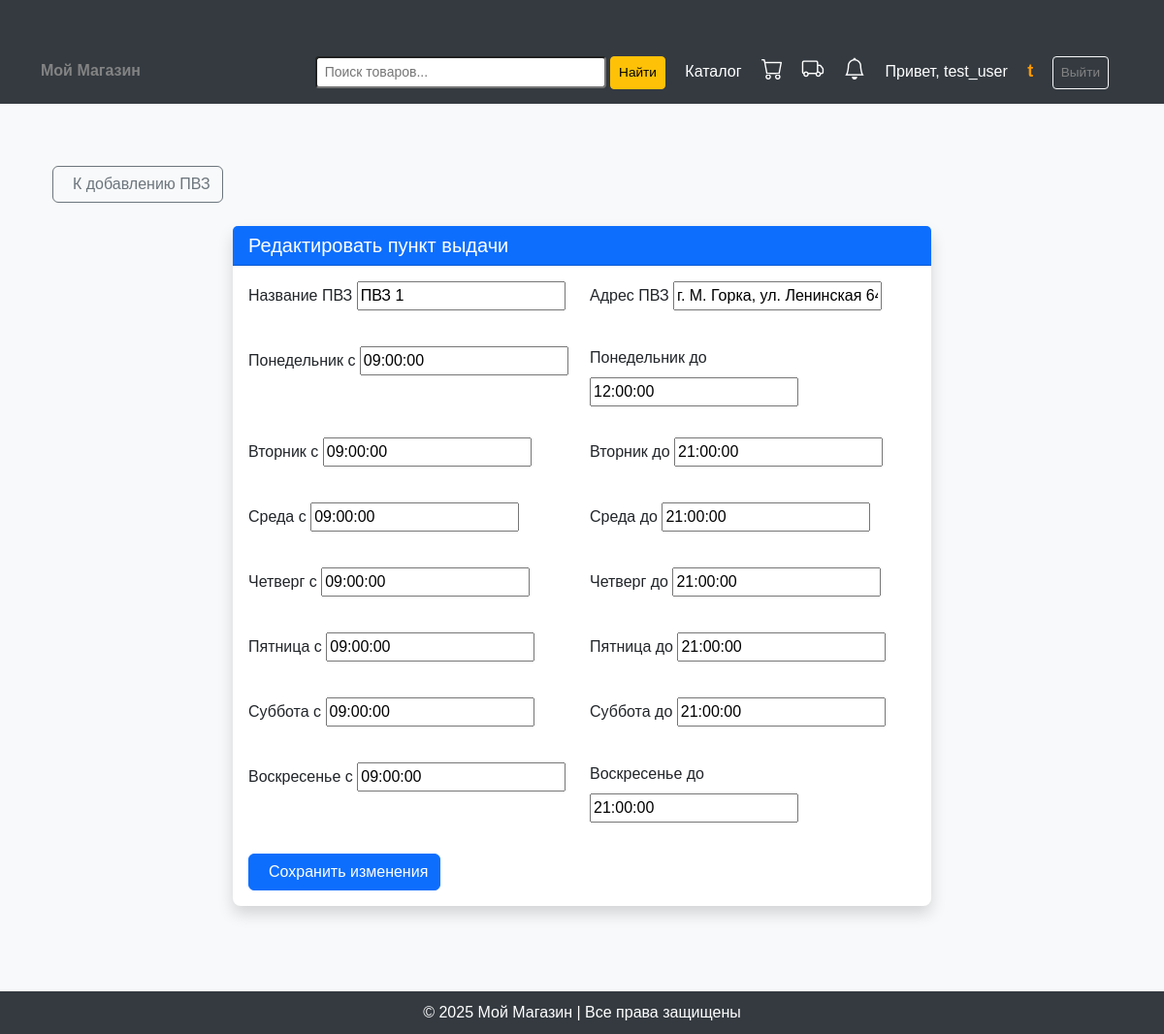
/accounts/edit/1/ (signed in), run on the app's committed database.
### accounts/models.py (models this page shows, shortened)
class PickupPoint(models.Model):
    name = models.CharField(max_length=255, verbose_name="Название ПВЗ")
    address = models.CharField(max_length=255, verbose_name="Адрес ПВЗ")
    monday_open = models.TimeField(default="09:00:00", verbose_name="Понедельник с")
    monday_close = models.TimeField(default="12:00:00", verbose_name="Понедельник до")
    tuesday_open = models.TimeField(default="09:00:00", verbose_name="Вторник с")
    tuesday_close = models.TimeField(default="21:00:00", verbose_name="Вторник до")
    wednesday_open = models.TimeField(default="09:00:00", verbose_name="Среда с")
    wednesday_close = models.TimeField(default="21:00:00", verbose_name="Среда до")
    thursday_open = models.TimeField(default="09:00:00", verbose_name="Четверг с")
    thursday_close = models.TimeField(default="21:00:00", verbose_name="Четверг до")
    friday_open = models.TimeField(default="09:00:00", verbose_name="Пятница с")
    friday_close = models.TimeField(default="21:00:00", verbose_name="Пятница до")
    saturday_open = models.TimeField(default="09:00:00", verbose_name="Суббота с")
    saturday_close = models.TimeField(default="21:00:00", verbose_name="Суббота до")
    sunday_open = models.TimeField(default="09:00:00", verbose_name="Воскресенье с")
    sunday_close = models.TimeField(default="21:00:00", verbose_name="Воскресенье до")

### accounts/views.py (the view)
# urls.py: path('edit/<int:pk>/', views.edit_pickup_point, name='edit_pickup_point'),
def edit_pickup_point(request, pk):
    pickup_point = get_object_or_404(PickupPoint, pk=pk)
    if request.method == 'POST':
        form = PickupPointForm(request.POST, instance=pickup_point)
        if form.is_valid():
            form.save()  # Сохраняем изменения
            return redirect('add_pickup_point')  # Перенаправляем на страницу со всеми ПВЗ
    else:
        form = PickupPointForm(instance=pickup_point)
    return render(request, 'accounts/edit_pickup_point.html', {'form': form})

### accounts/context_processors.py (called while the page is built)
def notification_counter(request):
    if request.user.is_authenticated:
        count = Notification.objects.filter(user=request.user, is_read=False).count()
        return {'unread_notifications_count': count}
    return {}

### templates/accounts/edit_pickup_point.html (shortened to what this page needs)
{% extends 'base.html' %}
{% block content %}
<div class="container py-4">
    <div class="mb-4">
        <a href="{% url 'add_pickup_point' %}" class="btn btn-outline-secondary">
            К добавлению ПВЗ
        </a>
    </div>
    <div class="row">
        <div class="col-lg-8 mx-auto">
            <div class="card shadow mb-4">
                <div class="card-header bg-primary text-white">
                    <h2 class="h5 mb-0">Редактировать пункт выдачи</h2>
                </div>
                <div class="card-body">
                    <form method="post" class="needs-validation" novalidate>
                        <div class="row g-3">
                            {% for field in form %}
                            <div class="col-md-6 mb-3">
                                <label for="{{ field.id_for_label }}" class="form-label">{{ field.label }}</label>
                                {{ field }}
                            </div>
                            {% endfor %}
                        </div>
                        <button type="submit" class="btn btn-primary mt-3">
                            Сохранить изменения
                        </button>
                    </form>
                </div>
            </div>
        </div>
    </div>
</div>
{% endblock %}

### templates/base.html (shortened to what this page needs)
<!DOCTYPE html>
<html lang="ru">
<head>
    <link rel="stylesheet" href="https://cdn.jsdelivr.net/npm/bootstrap@5.3.0/dist/css/bootstrap.min.css">
    <link href="https://cdn.jsdelivr.net/npm/bootstrap-icons@1.10.5/font/bootstrap-icons.css" rel="stylesheet">
</head>
<body>
    <header>
        <nav class="navbar">
            <div class="container">
                <a href="{% url 'home' %}" class="fw-bold">Мой Магазин</a>
                <div>
                    {% if user.is_authenticated %}
                    <form method="get" action="{% url 'search' %}" class="d-inline me-3">
                        <input type="text" name="q" class="form-control-sm d-inline-block"
                            placeholder="Поиск товаров..." style="width:300px; display: inline-block;">
                        <button type="submit" class="btn btn-warning btn-sm">Найти</button>
                    </form>
                    <a href="{% url 'catalog' %}" class="text-white me-3">Каталог</a>
                    {% if user.is_authenticated and not user.is_superuser %}
                    <li class="nav-item d-inline-block">
                        <a class="nav-link position-relative" href="{% url 'cart' %}">
                            <i class="bi bi-cart" style="font-size: 1.4rem; color: white;"></i>
                        </a>
                    </li>
                    <a href="{% url 'delivery' %}" class="text-white me-3" title="Доставка">
                        <i class="bi bi-truck" style="font-size: 1.4rem;"></i>
                    </a>
                    <a href="{% url 'notifications' %}" class="text-white me-3 position-relative" title="Уведомления">
                        <i class="bi bi-bell" style="font-size: 1.4rem;"></i>
                    </a>
                    {% endif %}
                    <span class="text-white me-3">Привет, {{ user.username }}</span>
                    {% if user.userprofile.profile_picture %}
                    <a href="{% url 'profile' %}">
                        <img src="{{ user.userprofile.profile_picture.url }}" alt="Profile" class="profile-icon">
                    </a>
                    {% else %}
                    <a href="{% url 'profile' %}">
                        <span class="username-text">{{ user.username|slice:":1" }}</span>
                    </a>
                    {% endif %}
                    <a href="{% url 'logout' %}" class="btn btn-outline-light btn-sm">Выйти</a>
                    {% else %}
                    <a href="{% url 'login' %}" class="btn btn-light btn-sm">Войти</a>
                    <a href="{% url 'register' %}" class="btn btn-outline-light btn-sm">Регистрация</a>
                    {% endif %}
                </div>
            </div>
        </nav>
    </header>
    <main class="container">
        {% block content %}{% endblock %}
    </main>
    <footer>
        © 2025 Мой Магазин | Все права защищены
    </footer>
</body>
</html>

### templates/base.html (style rules this page uses)
body { background-color: #f8f9fa; font-family: 'Arial', sans-serif; }
.navbar { background-color: #343a40; padding: 15px; }
.navbar a { color: rgb(131, 131, 131); text-decoration: none; margin-right: 15px; }
.container { margin-top: 40px; }
footer { background-color: #343a40; color: white; text-align: center; padding: 10px; margin-top: 40px; }
.username-text { color: #ff9900; font-weight: bold; font-size: 18px; }
.card { transition: transform 0.3s ease, box-shadow 0.3s ease; }

### templates/accounts/edit_pickup_point.html (style rules this page uses)
.card { border: none; border-radius: 0.5rem; }
.btn-sm { padding: 0.35rem 0.5rem; font-size: 0.85rem; }

### data on the page
PickupPoint: form "ПВЗ 1" "г. М. Горка, ул. Ленинская 64" "09:00:00" "12:00:00" "09:00:00" "21:00:00" "09:00:00" "21:00:00" "09:00:00" "21:00:00" "09:00:00" "21:00:00" "09:00:00" "21:00:00" "09:00:00" "21:00:00"

### other printed values
{{ user.username }} "test_user"
{{ user.username|slice:":1" }} "t"
{{ field.label }} "Название ПВЗ" "Адрес ПВЗ" "Понедельник с" "Понедельник до" "Вторник с" "Вторник до" "Среда с" "Среда до" "Четверг с" "Четверг до" "Пятница с" "Пятница до" "Суббота с" "Суббота до" "Воскресенье с" "Воскресенье до"
